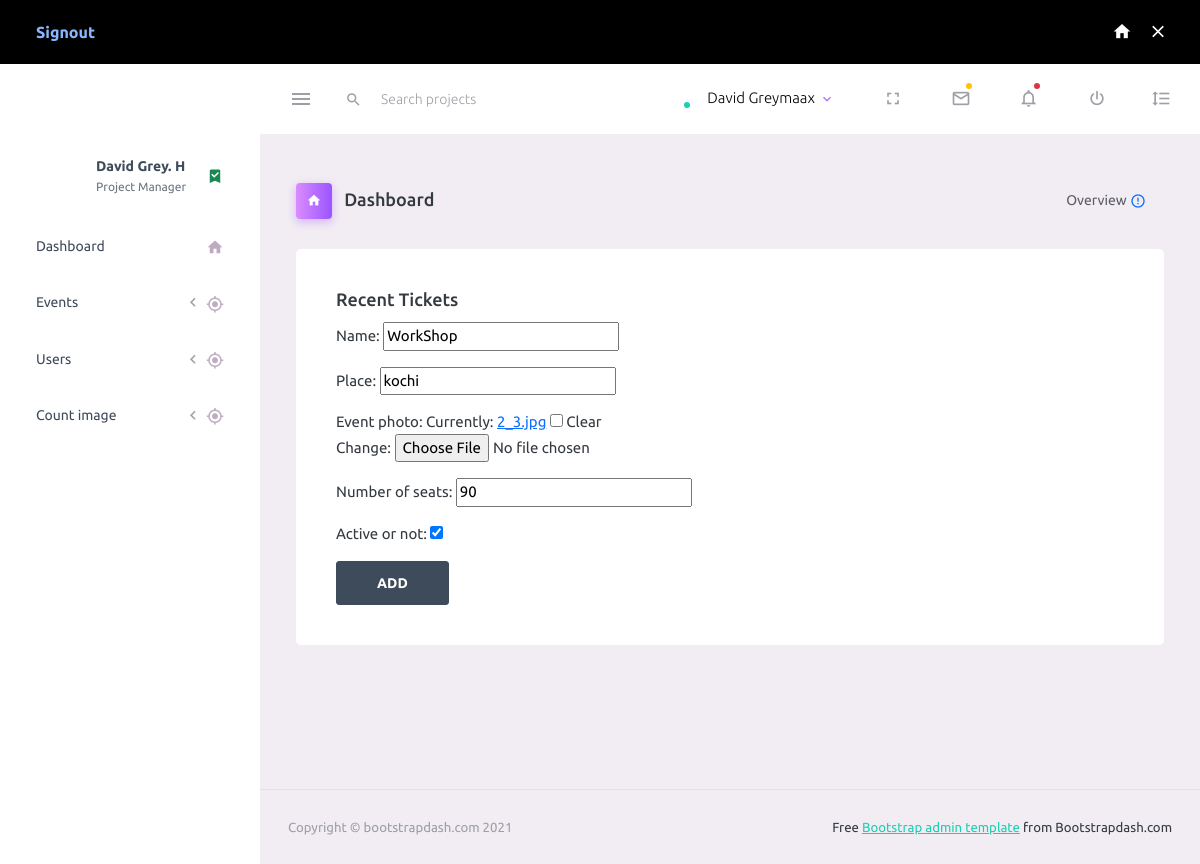
Page /amn/edit/6/ on the committed database.
### admn/models.py (models this page shows)
class Events(models.Model):
    name = models.CharField(max_length=100)
    place = models.CharField(max_length=100)
    date = models.DateField(auto_now_add=True)
    event_photo = models.ImageField(null = True, blank = True)
    number_of_seats = models.IntegerField()
    active_or_not = models.BooleanField()

### admn/views.py (the view)
# urls.py: path('edit/<str:id>/',views.editEvent,name='edit'),
def editEvent(request,id):
    event = Events.objects.get(id=id)
    form = EventsForms(instance=event)
    if request.method== 'POST':
        form = EventsForms(request.POST,instance=event)
        if form.is_valid():
            form.save()
            return redirect('events')
    context = {
        'forms': form,
        }
    return render(request, 'admn/edit_event.html',context)

### admn/forms.py
class EventsForms(forms.ModelForm):
    class Meta:
        model = Events
        fields = '__all__'

### templates/admn/edit_event.html (shortened to what this page needs)
<!DOCTYPE html>
{% load static %}
<html lang="en">
  <head>
    <link rel="stylesheet" href="{% css/materialdesignicons.min.css">
    <link rel="stylesheet" href="{% static 'assets/vendors/css/vendor.bundle.base.css' %}">
    <link rel="stylesheet" href="{% static 'css/style.css' %}">
  </head>
  <body>
    <div class="container-scroller">
      <div class="row p-0 m-0 proBanner" id="proBanner">
        <div class="col-md-12 p-0 m-0">
          <div class="card-body card-body-padding d-flex align-items-center justify-content-between">
            <div class="ps-lg-1">
              <div class="d-flex align-items-center justify-content-between">
                <a href="{% url 'logout' %}" target="_blank" class="btn me-2 buy-now-btn border-0">Signout</a>
              </div>
            </div>
            <div class="d-flex align-items-center justify-content-between">
              <a href="https://www.bootstrapdash.com/product/purple-bootstrap-admin-template/"><i class="mdi mdi-home me-3 text-white"></i></a>
              <button id="bannerClose" class="btn border-0 p-0">
                <i class="mdi mdi-close text-white me-0"></i>
              </button>
            </div>
          </div>
        </div>
      </div>
      <nav class="navbar default-layout-navbar col-lg-12 col-12 p-0 fixed-top d-flex flex-row">
        <div class="text-center navbar-brand-wrapper d-flex align-items-center justify-content-center">
        </div>
        <div class="navbar-menu-wrapper d-flex align-items-stretch">
          <button class="navbar-toggler navbar-toggler align-self-center" type="button" data-toggle="minimize">
            <span class="mdi mdi-menu"></span>
          </button>
          <div class="search-field d-none d-md-block">
            <form class="d-flex align-items-center h-100" action="#">
              <div class="input-group">
                <div class="input-group-prepend bg-transparent">
                  <i class="input-group-text border-0 mdi mdi-magnify"></i>
                </div>
                <input type="text" class="form-control bg-transparent border-0" placeholder="Search projects">
              </div>
            </form>
          </div>
          <ul class="navbar-nav navbar-nav-right">
            <li class="nav-item nav-profile dropdown">
              <a class="nav-link dropdown-toggle" id="profileDropdown" href="#" data-bs-toggle="dropdown" aria-expanded="false">
                <div class="nav-profile-img">
                  <span class="availability-status online"></span>
                </div>
                <div class="nav-profile-text">
                  <p class="mb-1 text-black">David Greymaax</p>
                </div>
              </a>
            </li>
            <li class="nav-item d-none d-lg-block full-screen-link">
              <a class="nav-link">
                <i class="mdi mdi-fullscreen" id="fullscreen-button"></i>
              </a>
            </li>
            <li class="nav-item dropdown">
              <a class="nav-link count-indicator dropdown-toggle" id="messageDropdown" href="#" data-bs-toggle="dropdown" aria-expanded="false">
                <i class="mdi mdi-email-outline"></i>
                <span class="count-symbol bg-warning"></span>
              </a>
            </li>
            <li class="nav-item dropdown">
              <a class="nav-link count-indicator dropdown-toggle" id="notificationDropdown" href="#" data-bs-toggle="dropdown">
                <i class="mdi mdi-bell-outline"></i>
                <span class="count-symbol bg-danger"></span>
              </a>
            </li>
            <li class="nav-item nav-logout d-none d-lg-block">
              <a class="nav-link" href="#">
                <i class="mdi mdi-power"></i>
              </a>
            </li>
            <li class="nav-item nav-settings d-none d-lg-block">
              <a class="nav-link" href="#">
                <i class="mdi mdi-format-line-spacing"></i>
              </a>
            </li>
          </ul>
        </div>
      </nav>
      <div class="container-fluid page-body-wrapper">
        <nav class="sidebar sidebar-offcanvas" id="sidebar">
          <ul class="nav">
            <li class="nav-item nav-profile">
              <a href="#" class="nav-link">
                <div class="nav-profile-image">
                </div>
                <div class="nav-profile-text d-flex flex-column">
                  <span class="font-weight-bold mb-2">David Grey. H</span>
                  <span class="text-secondary text-small">Project Manager</span>
                </div>
                <i class="mdi mdi-bookmark-check text-success nav-profile-badge"></i>
              </a>
            </li>
            <li class="nav-item">
              <a class="nav-link" href="{% url 'events_home' %}">
                <span class="menu-title">Dashboard</span>
                <i class="mdi mdi-home menu-icon"></i>
              </a>
            </li>
            <li class="nav-item">
              <a class="nav-link" data-bs-toggle="collapse" href="{% url 'events' %}" aria-expanded="false" aria-controls="ui-basic">
                <span class="menu-title">Events</span>
                <i class="menu-arrow"></i>
                <i class="mdi mdi-crosshairs-gps menu-icon"></i>
              </a>
            </li>
            <li class="nav-item">
              <a class="nav-link" data-bs-toggle="collapse" href="{% url 'users' %}" aria-expanded="false" aria-controls="ui-basic">
                <span class="menu-title">Users</span>
                <i class="menu-arrow"></i>
                <i class="mdi mdi-crosshairs-gps menu-icon"></i>
              </a>
            </li>
            <li class="nav-item">
              <a class="nav-link" data-bs-toggle="collapse" href="{% url 'countimages' %}" aria-expanded="false" aria-controls="ui-basic">
                <span class="menu-title">Count image</span>
                <i class="menu-arrow"></i>
                <i class="mdi mdi-crosshairs-gps menu-icon"></i>
              </a>
            </li>
          </ul>
        </nav>
        <div class="main-panel">
          <div class="content-wrapper">
            <div class="page-header">
              <h3 class="page-title">
                <span class="page-title-icon bg-gradient-primary text-white me-2">
                  <i class="mdi mdi-home"></i>
                </span> Dashboard
              </h3>
              <nav aria-label="breadcrumb">
                <ul class="breadcrumb">
                  <li class="breadcrumb-item active" aria-current="page">
                    Overview <i class="mdi mdi-alert-circle-outline icon-sm text-primary align-middle"></i>
                  </li>
                </ul>
              </nav>
            </div>
            <div class="row">
              <div class="col-12 grid-margin">
                <div class="card">
                  <div class="card-body">
                    <h4 class="card-title">Recent Tickets</h4>
                    <form action="" method="POST">
                        {{forms.as_p}}
                        <button type="submit" class="btn btn-dark"> ADD</button>
                    </form>
                  </div>
                </div>
              </div>
            </div>
          </div>
          <footer class="footer">
            <div class="container-fluid d-flex justify-content-between">
              <span class="text-muted d-block text-center text-sm-start d-sm-inline-block">Copyright © bootstrapdash.com 2021</span>
              <span class="float-none float-sm-end mt-1 mt-sm-0 text-end"> Free <a href="https://www.bootstrapdash.com/bootstrap-admin-template/" target="_blank">Bootstrap admin template</a> from Bootstrapdash.com</span>
            </div>
          </footer>
        </div>
      </div>
    </div>
  </body>
</html>

### rows in the picture
Events: name "WorkShop", place "kochi", number_of_seats "90", active_or_not "☑"
